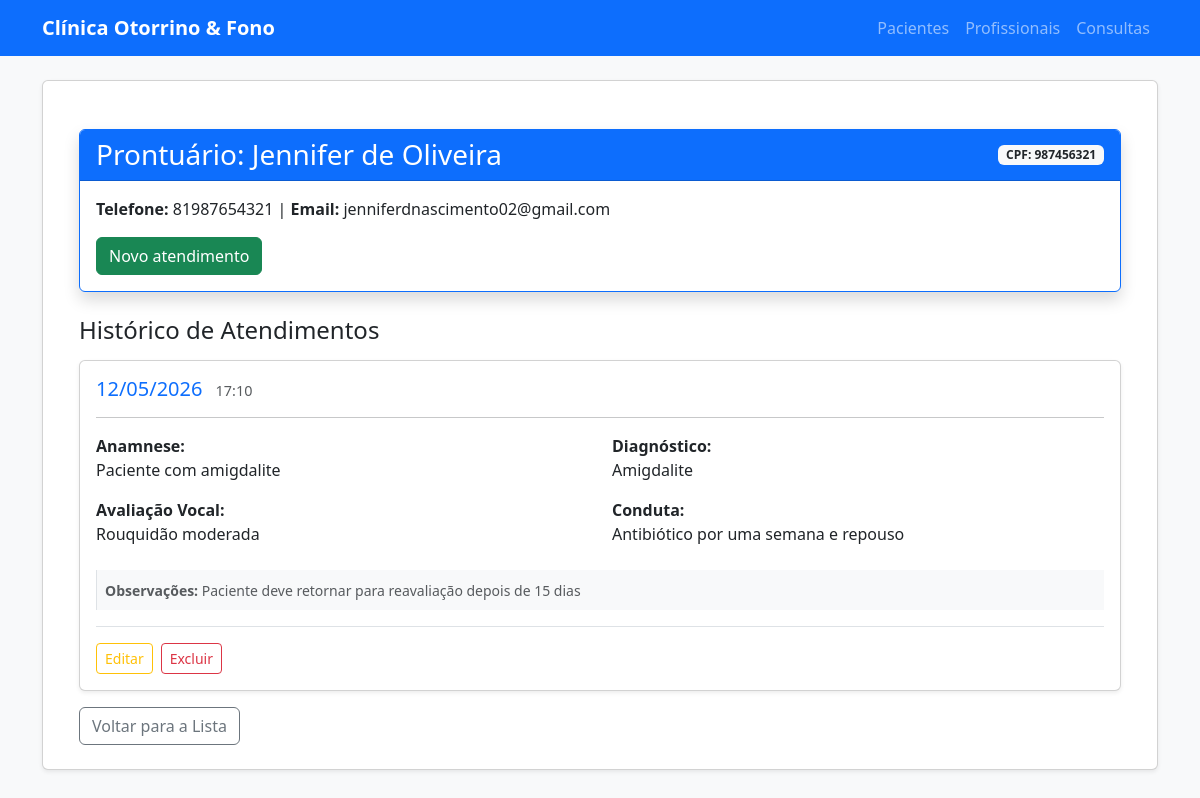
Page /logica/pacientes/prontuario/12/ on the committed database.
### logica/models.py (models this page shows, shortened)
class Paciente (models.Model):
    STATUS_CHOICES = [
        ('ATIVO','Ativo'),
        ('PENDENTE','Pendente',),
        ('EXCLUIDO','EXCLUIDO')
    ]
    nome = models.CharField(max_length=100)
    cpf = models.CharField(max_length=14)
    telefone = models.CharField(max_length=15)
    email = models.EmailField(blank=True, null=True)
    status_exclusao = models.CharField(
        max_length=20,
        choices=STATUS_CHOICES,
        default='ATIVO'
    )

class RegistroConsulta(models.Model):
    paciente = models.ForeignKey(Paciente, on_delete=models.CASCADE, related_name='registros')
    data_atendimento = models.DateTimeField(auto_now_add=True) # aqui salva a data e hora sozinho
    anamnese = models.TextField()
    conduta = models.TextField()
    observacoes = models.TextField(blank=True, null=True)
    diagnostico = models.TextField()
    avaliacao_vocal = models.TextField()

### logica/views.py (the view)
# urls.py: path('pacientes/prontuario/<int:id>/', views.prontuario_paciente, name='prontuario_paciente'),
def prontuario_paciente(request, id):
    paciente = get_object_or_404(Paciente, id=id)
    historico = RegistroConsulta.objects.filter(paciente=paciente).order_by('-id')
    return render(request, 'logica/prontuario.html', {
        'paciente': paciente, 'historico': historico
    })

### logica/templates/logica/prontuario.html (shortened to what this page needs)
{% extends 'logica/base.html' %}
{% block content %}
<div class="container mt-4">
    <div class="card border-primary mb-4 shadow">
        <div class="card-header bg-primary text-white d-flex justify-content-between align-items-center">
            <h3 class="mb-0">Prontuário: {{ paciente.nome }}</h3>
            <span class="badge bg-light text-dark">CPF: {{ paciente.cpf }}</span>
        </div>
        <div class="card-body">
            <p><strong>Telefone:</strong> {{ paciente.telefone }} | <strong>Email:</strong> {{ paciente.email }}</p>
            <a href="{% url 'registrar_anamnese' paciente.id %}" class="btn btn-success">
                 Novo atendimento
            </a>
        </div>
    </div>
    <h4 class="mb-3">Histórico de Atendimentos</h4>
    {% if historico %}
        {% for registro in historico %}
            <div class="card mb-3 shadow-sm border-left-info">
                <div class="card-body">
                    <h5 class="card-title text-primary">
                         {{ registro.data_atendimento|date:"d/m/Y" }}
                        <small class="text-muted ms-2" style="font-size: 0.9rem;">
                         {{ registro.data_atendimento|date:"H:i" }}
                    </small>
                    </h5>
                    <hr>
                    <div class="row">
                        <div class="col-md-6">
                            <p><strong>Anamnese:</strong><br> {{ registro.anamnese }}</p>
                            <p><strong>Avaliação Vocal:</strong><br> {{ registro.avaliacao_vocal }}</p>
                        </div>
                        <div class="col-md-6">
                            <p><strong>Diagnóstico:</strong><br> {{ registro.diagnostico }}</p>
                            <p><strong>Conduta:</strong><br> {{ registro.conduta }}</p>
                        </div>
                    </div>
                    {% if registro.observacoes %}
                        <div class="mt-2 p-2 bg-light border-start">
                            <small class="text-muted"><strong>Observações:</strong> {{ registro.observacoes }}</small>
                        </div>
                    {% endif %}
                    <div class="mt-3 pt-3 border-top d-flex gap-2">
                        <a href="{% url 'editar_atendimento' registro.id %}" class="btn btn-sm btn-outline-warning">
                             Editar
                        </a>
                        <a href="{% url 'excluir_atendimento' registro.id %}" class="btn btn-sm btn-outline-danger"
                           onclick="return confirm('Tem certeza que deseja excluir este registro clínico?')">
                             Excluir
                        </a>
                </div>
            </div>
        {% endfor %}
    {% else %}
        <div class="alert alert-light border text-center">Nenhum atendimento registrado para este paciente.</div>
    {% endif %}
</div>
<a href="{% url 'paciente_list' %}" class="btn btn-outline-secondary">
    Voltar para a Lista
 </a>
{% endblock %}

### rows in the picture
Paciente: nome "Jennifer de Oliveira", cpf "987456321", telefone "81987654321", email "jenniferdnascimento02@gmail.com"
RegistroConsulta: data_atendimento "12/05/2026", data_atendimento "17:10", anamnese "Paciente com amigdalite", avaliacao_vocal "Rouquidão moderada", diagnostico "Amigdalite", conduta "Antibiótico por uma semana e repouso", observacoes "Paciente deve retornar para reavaliação depois de 15 dias"
